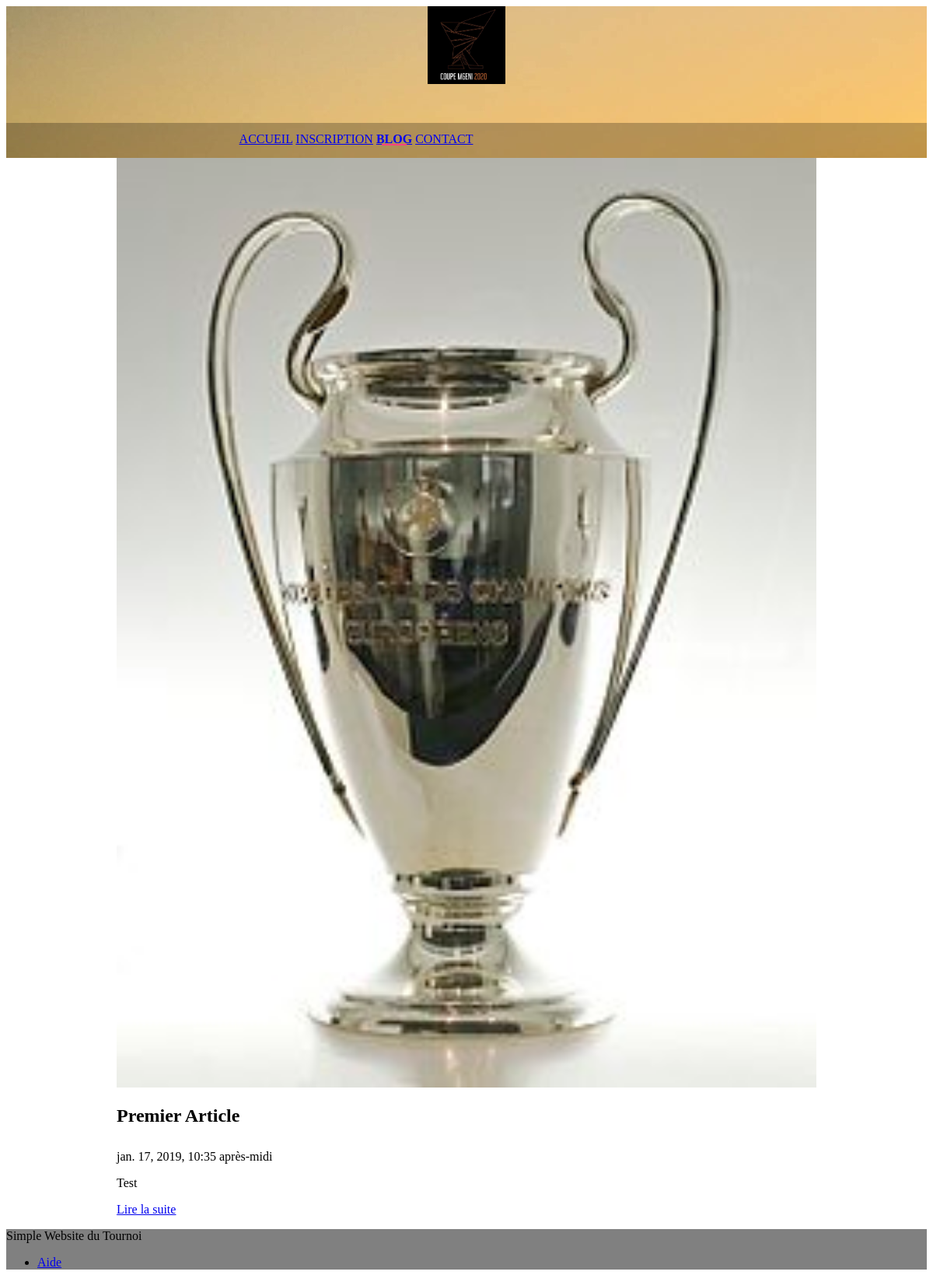
Screenshot of /blog/ with the database file from the repository.
### blog/models.py (models this page shows, shortened)
class Article(models.Model):
    titre = models.CharField(max_length=100)
    auteur = models.CharField(max_length=42)
    contenu = models.TextField(null=True)
    photo = models.ImageField(upload_to="photos/",null=True)
    date = models.DateTimeField(default=timezone.now,
                                verbose_name="Date de parution")
    class Meta:
        verbose_name = "article"
        ordering = ['date']

### blog/views.py (the view)
# urls.py: path('', views.home),
def home(request):
    articles= Article.objects.all()
    return render(request, 'blog.html', {'derniers_articles': articles})

### blog/templates/blog.html (shortened to what this page needs)
{% extends "base.html" %}
{% block nav %}
<a class="mdl-navigation__link" href="/">Accueil</a>
<a class="mdl-navigation__link" href="/inscription">Inscription</a>
<a class="mdl-navigation__link is-active" href="/blog">Blog</a>
<a class="mdl-navigation__link" href="/contact">Contact</a>
{% endblock %}
{% block content %}
<div class="mdl-grid portfolio-max-width">
{% for article in derniers_articles %}
<div class="mdl-grid mdl-cell mdl-cell--12-col mdl-cell--4-col-tablet mdl-card mdl-shadow--4dp">
   <div class="mdl-card__media mdl-cell mdl-cell--12-col-tablet">
        <img class="article-image" src="{{ article.photo.url }}"/>
    </div>
    <div class="mdl-cell mdl-cell--8-col">
        <h2 class="mdl-card__title-text">{{ article.titre }}</h2>
        <div class="mdl-card__supporting-text padding-top">
            <span>{{ article.date}}</span>
        </div>
        <div class="mdl-card__supporting-text no-left-padding">
            <p>{{ article.contenu|truncatewords_html:80 }}</p>
            <p><a href="{% url 'lire' article.id %}">Lire la suite</a></p>
        </div>
    </div>
</div>
{% endfor %}
</div>
{% endblock %}

### static/css/main.css (style rules this page uses)
.portfolio-navigation-row .mdl-navigation__link { -webkit-flex: 1; -ms-flex: 1; flex: 1; line-height: 42px; }
.portfolio-navigation-row .is-active { position: relative; font-weight: bold; }
.portfolio-navigation-row .is-active:after { content: ""; width: 70%; height: 2px; display: block; position: absolute; bottom: 0; left: 0; background-color: rgb(255,64,129); left: 15%; }
img.article-image { width: 100%; height: auto; }
.portfolio-max-width { max-width: 900px; margin: auto; }
.no-left-padding { padding-left: 0; }
.padding-top { padding: 10px 0 0; }
body { background: url("../images/body.jpg"); background-repeat: no-repeat; background-size: 100% 100%; }

### rows the page displays
Article: photo (picture), titre "Premier Article", date "jan. 17, 2019, 10:35 après-midi", contenu "Test"
